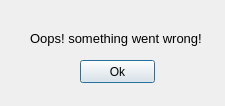
<?xml version="1.0" encoding="UTF-8"?>
<ui version="4.0">
 <class>error_message</class>
 <widget class="QDialog" name="error_message">
  <property name="geometry">
   <rect>
    <x>0</x>
    <y>0</y>
    <width>225</width>
    <height>106</height>
   </rect>
  </property>
  <property name="windowTitle">
   <string>Error!</string>
  </property>
  <widget class="QLabel" name="label">
   <property name="geometry">
    <rect>
     <x>30</x>
     <y>30</y>
     <width>171</width>
     <height>16</height>
    </rect>
   </property>
   <property name="font">
    <font>
     <pointsize>10</pointsize>
    </font>
   </property>
   <property name="text">
    <string>Oops! something went wrong!</string>
   </property>
  </widget>
  <widget class="QPushButton" name="pushButton">
   <property name="geometry">
    <rect>
     <x>80</x>
     <y>60</y>
     <width>75</width>
     <height>23</height>
    </rect>
   </property>
   <property name="text">
    <string>Ok</string>
   </property>
  </widget>
 </widget>
 <resources/>
 <connections/>
</ui>
